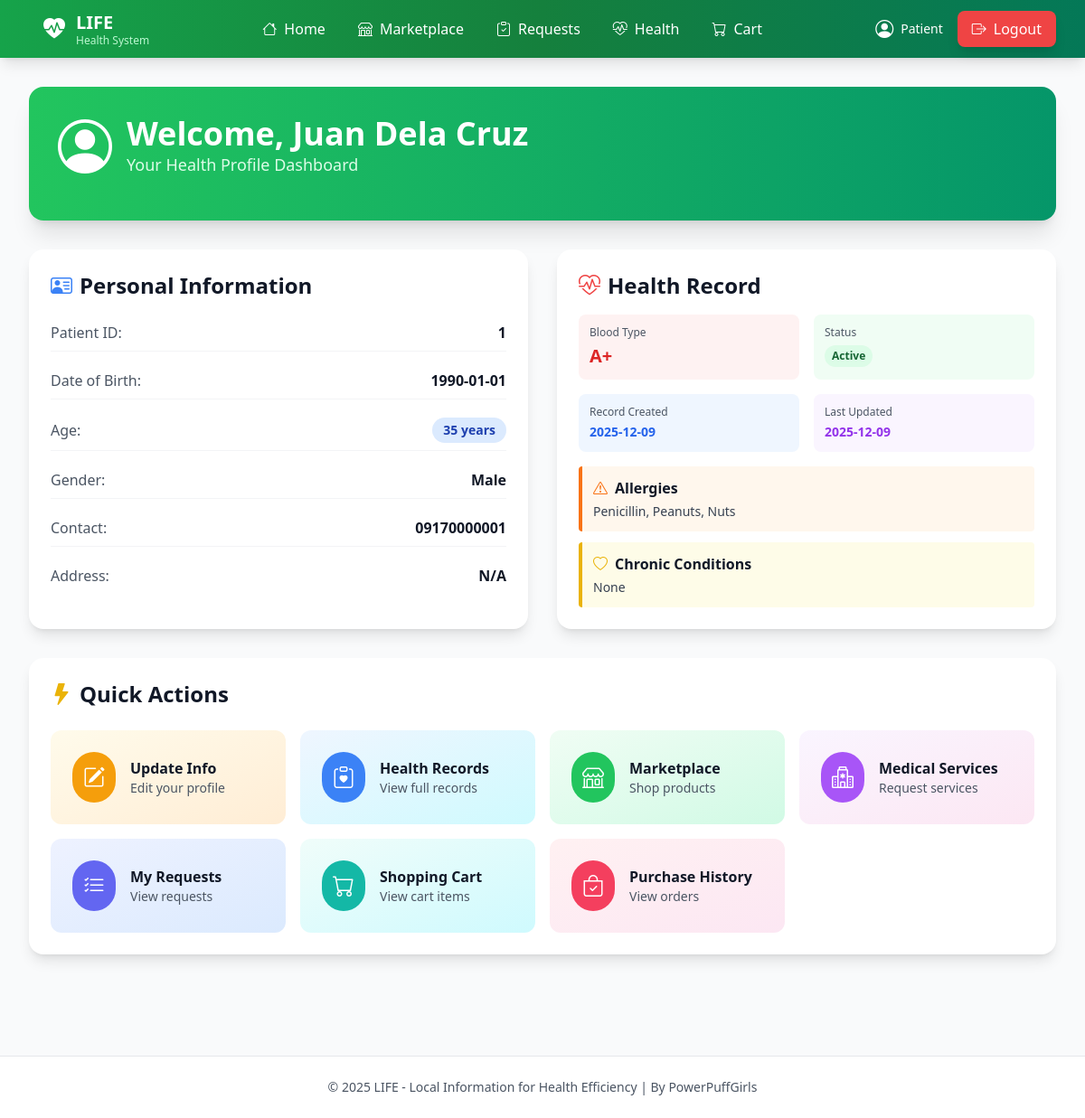
Page /patient_profile (signed in) on the committed database.
### tables this page shows
CREATE TABLE patients (
            id INTEGER PRIMARY KEY AUTOINCREMENT,
            last_name TEXT NOT NULL,
            first_name TEXT NOT NULL,
            middle_name TEXT,
            suffix TEXT,
            dob TEXT NOT NULL,
            sex TEXT NOT NULL,
            contact TEXT,
            address TEXT,
            notes TEXT,
            created_at TIMESTAMP DEFAULT CURRENT_TIMESTAMP
        );

CREATE TABLE health_records (
            id INTEGER PRIMARY KEY AUTOINCREMENT,
            patient_id INTEGER NOT NULL UNIQUE,
            blood_type TEXT,
            allergies TEXT,
            chronic_conditions TEXT,
            status TEXT DEFAULT 'Active',
            created_at TIMESTAMP DEFAULT CURRENT_TIMESTAMP,
            updated_at TIMESTAMP DEFAULT CURRENT_TIMESTAMP,
            FOREIGN KEY (patient_id) REFERENCES patients(id)
        );

### app.py (the view, shortened to what this page needs)
@app.route("/patient_profile")
def patient_profile():
    patient_id = session.get("user_id")
    if session.get("role") != 'patient' or not patient_id:
        return redirect(url_for('patient_signin'))
    db = get_db()
    c = db.cursor()
    patient = c.execute("SELECT * FROM patients WHERE id = ?", (patient_id,)).fetchone()
    if patient:
        patient_dict = dict(patient)
        patient_dict["age"] = calculate_age(patient["dob"])
        health = c.execute("SELECT * FROM health_records WHERE patient_id = ?", (patient_id,)).fetchone()
        if health:
            try:
                patient_dict["blood_type"] = health["blood_type"]
                patient_dict["allergies"] = health["allergies"]
                patient_dict["chronic_conditions"] = health["chronic_conditions"]
                patient_dict["health_status"] = health["status"]
                patient_dict["health_created_at"] = health["created_at"]
                patient_dict["health_updated_at"] = health["updated_at"]
            except Exception:
                patient_dict["blood_type"] = health[2] if len(health) > 2 else None
                patient_dict["allergies"] = health[3] if len(health) > 3 else None
                patient_dict["chronic_conditions"] = health[4] if len(health) > 4 else None
                patient_dict["health_status"] = health[5] if len(health) > 5 else None
                patient_dict["health_created_at"] = health[6] if len(health) > 6 else None
                patient_dict["health_updated_at"] = health[7] if len(health) > 7 else None
        return render_template("patient_profile.html", patient=patient_dict)
    else:
        session.clear()
        return redirect(url_for('patient_signin'))

### app.py (called while the page is built)
def calculate_age(dob_str):
    try:
        dob = datetime.strptime(dob_str, "%Y-%m-%d").date()
        today = date.today()
        return today.year - dob.year - ((today.month, today.day) < (dob.month, dob.day))
    except (ValueError, TypeError):
        return None

def get_db():
    db = getattr(g, "_database", None)
    if db is None:
        if USE_MYSQL:
            conn = pymysql.connect(
                host=DB_HOST,
                port=DB_PORT,
                user=DB_USER,
                password=DB_PASSWORD,
                database=DB_NAME,
                cursorclass=pymysql.cursors.DictCursor,
                autocommit=False
            )
            db = g._database = DatabaseWrapper(conn, is_mysql=True)
        else:
            import sqlite3
            conn = sqlite3.connect(DATABASE)
            conn.row_factory = sqlite3.Row
            db = g._database = DatabaseWrapper(conn, is_mysql=False)
    return db

@app.teardown_appcontext
def close_connection(exception):
    db = getattr(g, "_database", None)
    if db is not None:
        db.close()

    def cursor(self):
        if self.is_mysql:
            return MySQLCursorWrapper(self.connection.cursor(), self.connection)
        else:
            return SQLiteCursorWrapper(self.connection)

    def close(self):
        self.connection.close()

    def execute(self, query, args=()):
        self.cursor = self.connection.execute(query, args)
        return self

    def fetchone(self):
        return self.cursor.fetchone()

### templates/patient_profile.html (shortened to what this page needs)
{% extends "layout.html" %}
{% block content %}
{% if patient %}
<div class="animate-slideUp">
    <div class="bg-gradient-to-r from-green-500 to-emerald-600 rounded-2xl shadow-xl p-8 mb-8 text-white">
        <div class="flex items-center space-x-4 mb-4">
            <i class="bi bi-person-circle text-6xl"></i>
            <div>
                <h1 class="text-4xl font-bold">Welcome, {{ patient.first_name }} {{ patient.last_name }}</h1>
                <p class="text-green-100 text-lg">Your Health Profile Dashboard</p>
            </div>
        </div>
    </div>
    <div class="grid md:grid-cols-2 gap-8 mb-8">
        <div class="bg-white rounded-2xl shadow-lg p-6 card-hover">
            <h2 class="text-2xl font-bold text-gray-900 mb-4 flex items-center space-x-2">
                <i class="bi bi-person-vcard text-blue-500"></i>
                <span>Personal Information</span>
            </h2>
            <div class="space-y-3">
                <div class="flex justify-between items-center py-2 border-b border-gray-100">
                    <span class="text-gray-600">Patient ID:</span>
                    <span class="font-semibold text-gray-900">{{ patient.id }}</span>
                </div>
                <div class="flex justify-between items-center py-2 border-b border-gray-100">
                    <span class="text-gray-600">Date of Birth:</span>
                    <span class="font-semibold text-gray-900">{{ patient.dob }}</span>
                </div>
                <div class="flex justify-between items-center py-2 border-b border-gray-100">
                    <span class="text-gray-600">Age:</span>
                    <span class="inline-flex items-center px-3 py-1 rounded-full text-sm font-semibold bg-blue-100 text-blue-800">
                        {{ patient.age }} years
                    </span>
                </div>
                <div class="flex justify-between items-center py-2 border-b border-gray-100">
                    <span class="text-gray-600">Gender:</span>
                    <span class="font-semibold text-gray-900">{{ patient.sex }}</span>
                </div>
                <div class="flex justify-between items-center py-2 border-b border-gray-100">
                    <span class="text-gray-600">Contact:</span>
                    <span class="font-semibold text-gray-900">{{ patient.contact }}</span>
                </div>
                <div class="flex justify-between items-center py-2">
                    <span class="text-gray-600">Address:</span>
                    <span class="font-semibold text-gray-900 text-right">{{ patient.address or 'N/A' }}</span>
                </div>
            </div>
        </div>
        <div class="bg-white rounded-2xl shadow-lg p-6 card-hover">
            <h2 class="text-2xl font-bold text-gray-900 mb-4 flex items-center space-x-2">
                <i class="bi bi-heart-pulse text-red-500"></i>
                <span>Health Record</span>
            </h2>
            <div class="grid grid-cols-2 gap-4 mb-4">
                <div class="bg-red-50 rounded-lg p-3">
                    <p class="text-xs text-gray-600 mb-1">Blood Type</p>
                    <p class="text-xl font-bold text-red-600">{{ patient.blood_type or 'Not set' }}</p>
                </div>
                <div class="bg-green-50 rounded-lg p-3">
                    <p class="text-xs text-gray-600 mb-1">Status</p>
                    <span class="inline-flex items-center px-2 py-1 rounded-full text-xs font-semibold {% if patient.health_status == 'Active' %}bg-green-100 text-green-800{% else %}bg-gray-100 text-gray-800{% endif %}">
                        {{ patient.health_status or 'Unknown' }}
                    </span>
                </div>
                <div class="bg-blue-50 rounded-lg p-3">
                    <p class="text-xs text-gray-600 mb-1">Record Created</p>
                    <p class="text-sm font-semibold text-blue-600">{{ patient.health_created_at[:10] if patient.health_created_at else 'N/A' }}</p>
                </div>
                <div class="bg-purple-50 rounded-lg p-3">
                    <p class="text-xs text-gray-600 mb-1">Last Updated</p>
                    <p class="text-sm font-semibold text-purple-600">{{ patient.health_updated_at[:10] if patient.health_updated_at else 'N/A' }}</p>
                </div>
            </div>
            <div class="space-y-3">
                <div class="bg-orange-50 border-l-4 border-orange-500 rounded p-3">
                    <h3 class="font-semibold text-gray-900 mb-1 flex items-center space-x-2">
                        <i class="bi bi-exclamation-triangle text-orange-500"></i>
                        <span>Allergies</span>
                    </h3>
                    <p class="text-gray-700 text-sm">{{ patient.allergies or 'No allergies recorded' }}</p>
                </div>
                <div class="bg-yellow-50 border-l-4 border-yellow-500 rounded p-3">
                    <h3 class="font-semibold text-gray-900 mb-1 flex items-center space-x-2">
                        <i class="bi bi-heart text-yellow-500"></i>
                        <span>Chronic Conditions</span>
                    </h3>
                    <p class="text-gray-700 text-sm">{{ patient.chronic_conditions or 'No chronic conditions recorded' }}</p>
                </div>
            </div>
        </div>
    </div>
    <div class="bg-white rounded-2xl shadow-lg p-6 mb-8">
        <h2 class="text-2xl font-bold text-gray-900 mb-6 flex items-center space-x-2">
            <i class="bi bi-lightning-fill text-yellow-500"></i>
            <span>Quick Actions</span>
        </h2>
        <div class="grid grid-cols-1 sm:grid-cols-2 lg:grid-cols-4 gap-4">
            <a href="{{ url_for('patient_edit_profile') }}"
               class="group bg-gradient-to-br from-amber-50 to-orange-100 hover:from-amber-100 hover:to-orange-200 rounded-xl p-6 transition-all duration-300 transform hover:scale-105 hover:shadow-lg">
                <div class="flex items-center space-x-4">
                    <div class="bg-amber-500 text-white rounded-full p-3 group-hover:scale-110 transition-transform">
                        <i class="bi bi-pencil-square text-2xl"></i>
                    </div>
                    <div>
                        <h3 class="font-bold text-gray-900">Update Info</h3>
                        <p class="text-sm text-gray-600">Edit your profile</p>
                    </div>
                </div>
            </a>
            <a href="{{ url_for('view_health_records') }}"
               class="group bg-gradient-to-br from-blue-50 to-cyan-100 hover:from-blue-100 hover:to-cyan-200 rounded-xl p-6 transition-all duration-300 transform hover:scale-105 hover:shadow-lg">
                <div class="flex items-center space-x-4">
                    <div class="bg-blue-500 text-white rounded-full p-3 group-hover:scale-110 transition-transform">
                        <i class="bi bi-clipboard-heart text-2xl"></i>
                    </div>
                    <div>
                        <h3 class="font-bold text-gray-900">Health Records</h3>
                        <p class="text-sm text-gray-600">View full records</p>
                    </div>
                </div>
            </a>
            <a href="{{ url_for('patient_marketplace') }}"
               class="group bg-gradient-to-br from-green-50 to-emerald-100 hover:from-green-100 hover:to-emerald-200 rounded-xl p-6 transition-all duration-300 transform hover:scale-105 hover:shadow-lg">
                <div class="flex items-center space-x-4">
                    <div class="bg-green-500 text-white rounded-full p-3 group-hover:scale-110 transition-transform">
                        <i class="bi bi-shop text-2xl"></i>
                    </div>
                    <div>
                        <h3 class="font-bold text-gray-900">Marketplace</h3>
                        <p class="text-sm text-gray-600">Shop products</p>
                    </div>
                </div>
            </a>
            <a href="{{ url_for('medical_services') }}"
               class="group bg-gradient-to-br from-purple-50 to-pink-100 hover:from-purple-100 hover:to-pink-200 rounded-xl p-6 transition-all duration-300 transform hover:scale-105 hover:shadow-lg">
                <div class="flex items-center space-x-4">
                    <div class="bg-purple-500 text-white rounded-full p-3 group-hover:scale-110 transition-transform">
                        <i class="bi bi-hospital text-2xl"></i>
                    </div>
                    <div>
                        <h3 class="font-bold text-gray-900">Medical Services</h3>
                        <p class="text-sm text-gray-600">Request services</p>
                    </div>
                </div>
            </a>
            <a href="{{ url_for('my_service_requests') }}"
               class="group bg-gradient-to-br from-indigo-50 to-blue-100 hover:from-indigo-100 hover:to-blue-200 rounded-xl p-6 transition-all duration-300 transform hover:scale-105 hover:shadow-lg">
                <div class="flex items-center space-x-4">
                    <div class="bg-indigo-500 text-white rounded-full p-3 group-hover:scale-110 transition-transform">
                        <i class="bi bi-list-check text-2xl"></i>
                    </div>
                    <div>
                        <h3 class="font-bold text-gray-900">My Requests</h3>
                        <p class="text-sm text-gray-600">View requests</p>
                    </div>
                </div>
            </a>
            <a href="{{ url_for('view_cart') }}"
               class="group bg-gradient-to-br from-teal-50 to-cyan-100 hover:from-teal-100 hover:to-cyan-200 rounded-xl p-6 transition-all duration-300 transform hover:scale-105 hover:shadow-lg">
                <div class="flex items-center space-x-4">
                    <div class="bg-teal-500 text-white rounded-full p-3 group-hover:scale-110 transition-transform">
                        <i class="bi bi-cart text-2xl"></i>
                    </div>
                    <div>
                        <h3 class="font-bold text-gray-900">Shopping Cart</h3>
                        <p class="text-sm text-gray-600">View cart items</p>
                    </div>
                </div>
            </a>
            <a href="{{ url_for('purchase_history') }}"
               class="group bg-gradient-to-br from-rose-50 to-pink-100 hover:from-rose-100 hover:to-pink-200 rounded-xl p-6 transition-all duration-300 transform hover:scale-105 hover:shadow-lg">
                <div class="flex items-center space-x-4">
                    <div class="bg-rose-500 text-white rounded-full p-3 group-hover:scale-110 transition-transform">
                        <i class="bi bi-bag-check text-2xl"></i>
                    </div>
                    <div>
                        <h3 class="font-bold text-gray-900">Purchase History</h3>
                        <p class="text-sm text-gray-600">View orders</p>
                    </div>
                </div>
            </a>
        </div>
    </div>
</div>
{% endif %}
{% endblock %}

### templates/layout.html (style rules this page uses)
.animate-slideUp { animation: slideUp 0.5s ease-out; }
.card-hover { transition: all 0.3s ease; }

### rows in the picture
patients: first_name "Juan", last_name "Dela Cruz", dob "1990-01-01", sex "Male", contact "09170000001"
health_records: blood_type "A+", status "Active", created_at "2025-12-09", updated_at "2025-12-09", allergies "Penicillin, Peanuts, Nuts", chronic_conditions "None"

### other values in the picture
{{ patient.id }} "1"
{{ patient.age }} "35"
{{ patient.address or 'N/A' }} "N/A"
